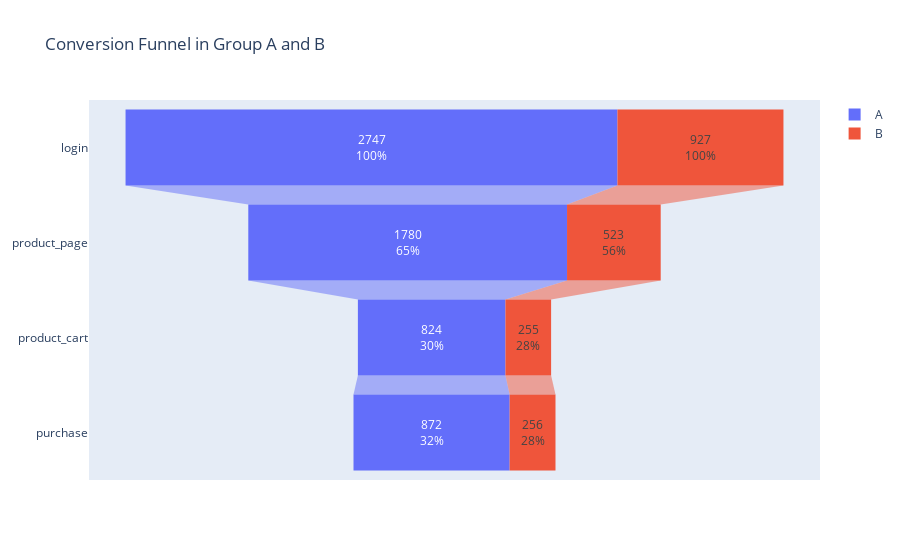

The code cell stored with this chart in its notebook:
### Code cell
#building a funnel
fig = go.Figure()

fig.add_trace(go.Funnel(
    name = 'A',
    y = group_a['event_name'],
    x = group_a['user_id'],
    textinfo = "value+percent initial"))

fig.add_trace(go.Funnel(
    name = 'B',
    y = group_b['event_name'],
    x = group_b['user_id'],
    textinfo = "value+percent initial")
             
             )

fig.update_layout(title="Conversion Funnel in Group A and B")

fig.show()

### Figure 1 — Plotly figure (JSON) as saved in the notebook; plotly's stock layout.template omitted (floating-point values rounded to 4 significant figures)
{"data": [{"name": "A", "textinfo": "value+percent initial", "type": "funnel", "x": [2747, 1780, 824, 872], "y": ["login", "product_page", "product_cart", "purchase"]}, {"name": "B", "textinfo": "value+percent initial", "type": "funnel", "x": [927, 523, 255, 256], "y": ["login", "product_page", "product_cart", "purchase"]}], "layout": {"title": {"text": "Conversion Funnel in Group A and B"}}}
